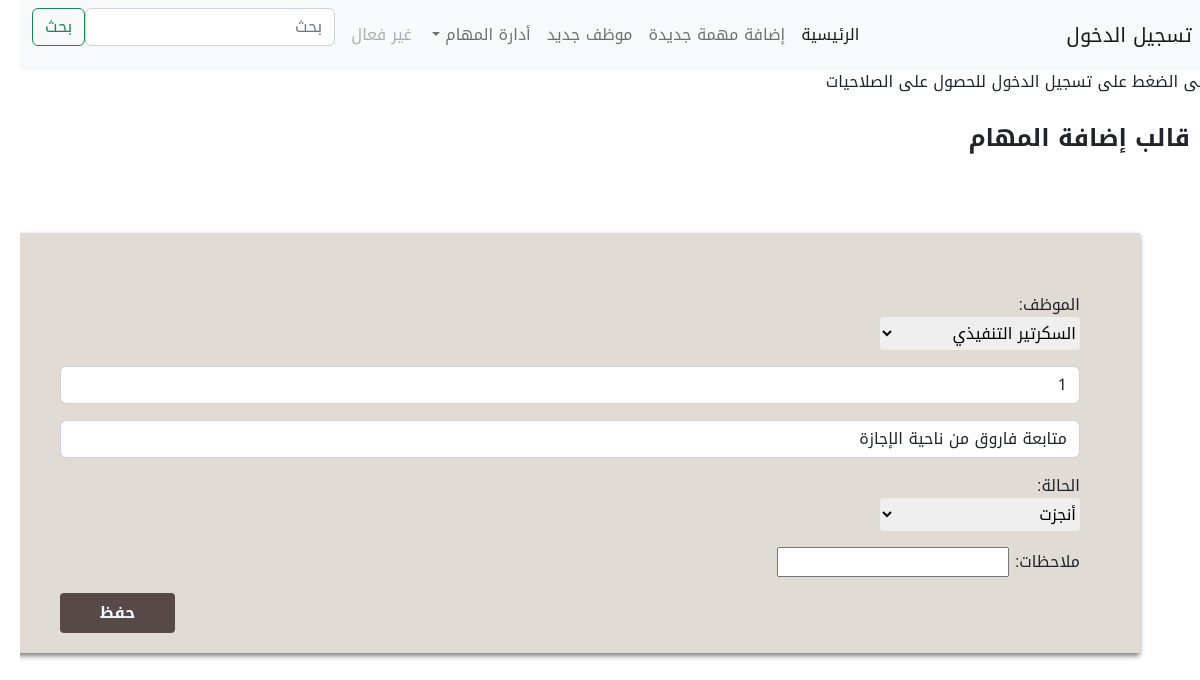
Page /task_add/1/update_task on the committed database.
### tasks/models.py (models this page shows, shortened)
class TaskAssighn(models.Model):
    employee = models.ForeignKey(EmployeeAdd,on_delete=models.SET_NULL,null=True,blank=True)
    task_number = models.PositiveIntegerField(unique=True,null=True)
    task_desc = models.CharField(max_length=200,null=True)
    status = models.ForeignKey(TaskStatus,null=True,blank=True,on_delete=models.SET_NULL)
    reason = models.CharField(max_length=400,null=True,blank=True)
    created_at = models.DateTimeField(auto_now_add=True, null=True)
    updated_at = models.DateTimeField(auto_now=True, null=True)

### tasks/views.py (the view)
# urls.py: path('task_add/<int:pk>/update_task',views.update_task,name='update_task'),
def update_task(request, pk):
    upadte_form = TaskAssighn.objects.get(pk=pk)
    form = TaskFormUpdate(instance=upadte_form)
    if request.method == 'POST':
        form = TaskFormUpdate(request.POST,instance=upadte_form )
        if form.is_valid():
            form.save()
            return redirect('index')
    return render(request,'tasks/taskassighn_form.html',{'form':form})

### tasks/forms.py
class TaskFormUpdate(ModelForm):
    class Meta:
        model = TaskAssighn
        fields='__all__'
        labels = {
            'employee':'الموظف',
            'task_desc': '',
            'created_at': "تم الإنشاء بتاريخ",
            'updated_at': "تم الإنشاء بتاريخ",
            'task_number':'',
            'status':'الحالة',
            'reason':'ملاحظات'
        }
        widgets = {
            'task_number':NumberInput(attrs={'class': "form-label", 'class': "form-control",'placeholder':'رقم المهمة'}),
            'task_desc': TextInput(attrs={'class': "form-label", 'class': "form-control",'placeholder':'وصف المهمة'}),
            'resaon': Textarea(attrs={'class': "form-label", 'class': "form-control"})
        }

### tasks/models.py (called while the page is built)
    def __str__(self):
        return f'{self.job_status}'

    def __str__(self):
        return str(self.state)

### tasks/templates/tasks/taskassighn_form.html (shortened to what this page needs)
{% extends 'tasks/header.html' %}
{% load static %}
{% block content %}
    <div class="form_container">
        <h4>قالب إضافة المهام</h4>
    <form class="container" action="" method="post">
        {% for field in form %}
        <div class="mb-3">
            {{field.label_tag}}
            {{field}}
        </div>
        {% endfor %}
        <button class="primary" type="submit">حفظ</button>
    </form>
</div>
{% endblock content %}

### tasks/static/tasks/style.css (style rules this page uses)
body { font-family: 'Noto Kufi Arabic', sans-serif; }
.container { margin: 5rem; background-color: rgb(224, 219, 213); padding: 60px; box-shadow: .3px 3px 5px gray; }
.primary { background-color: rgb(88, 73, 73); padding: 8px 40px 8px 40px; color: aliceblue; border-radius: 4px; border: none; float: left; font-weight: bold; transition: .5s; }
select { width: 200px; border-radius: 4px; border: none; display: flex; }
.form_container h4 { margin: 30px; font-weight: bolder; }

### rows in the picture
TaskAssighn: form "السكرتير التنفيذي" "1" "متابعة فاروق من ناحية الإجازة" "أنجزت"

### other values in the picture
{{ field.label_tag }} "الموظف:" "الحالة:" "ملاحظات:"
